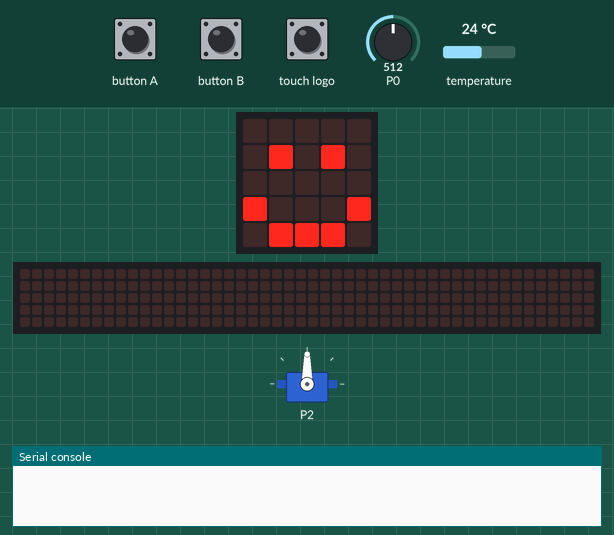
The program below on a simulated BBC micro:bit (MakeCode). Shown: the board's 5×5 LED display, servo, a strip that is not on the board, showing the scrolling text unrolled, the last lines printed to the serial console. Inputs (shaded band) come from the test bench; at power-on: P0 = 512, temperature 24 °C (analog values on the 0–1023 scale). The 48×5 strip is a reading aid, not a part: it shows the text the display is scrolling, unrolled, one strip-width of it at a time.

Above: at 1.7 s.
At 4.8 s:
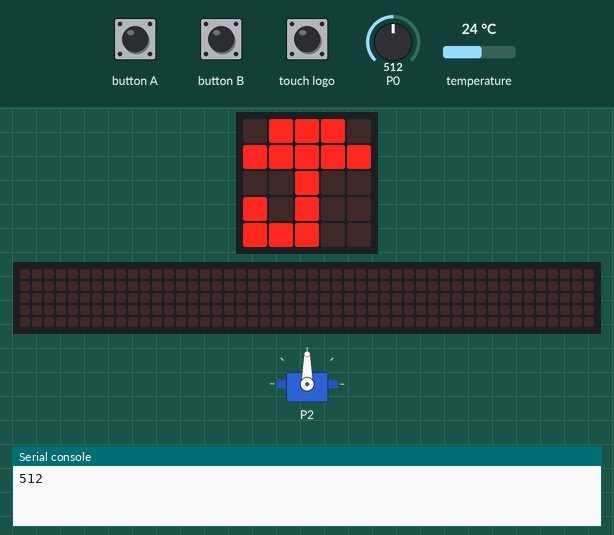
4.9 s: button B pressed for 0.15 s
At 5.12 s:
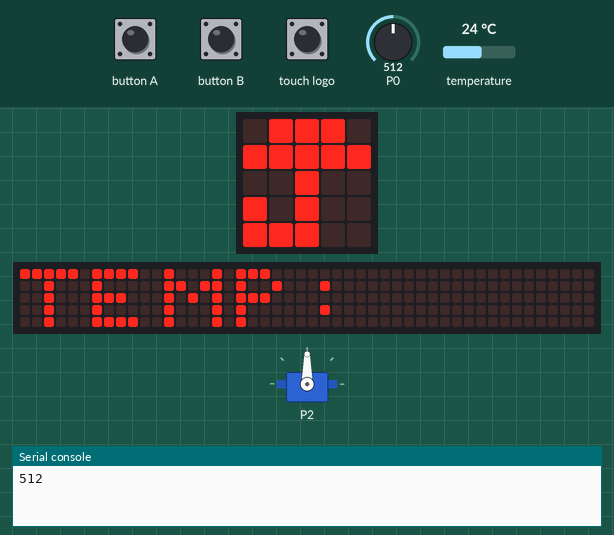
At 10.3 s:
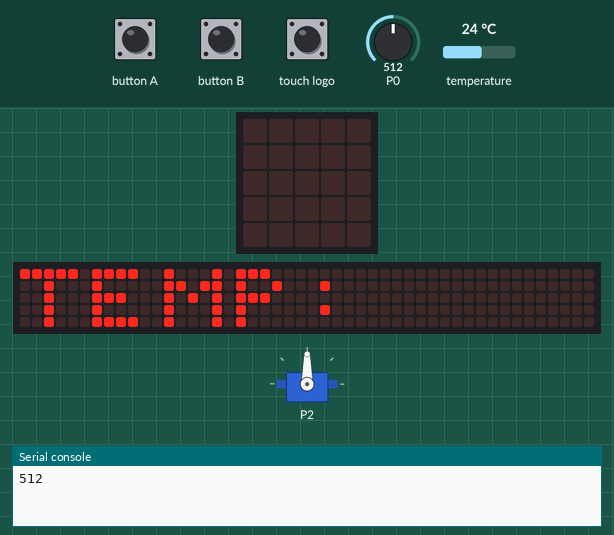
12.2 s: button A pressed for 0.15 s
12.9 s: button B pressed for 0.15 s
Timing chart, 0 to 15.9 s (numbered marks = the images above; inputs shaded):
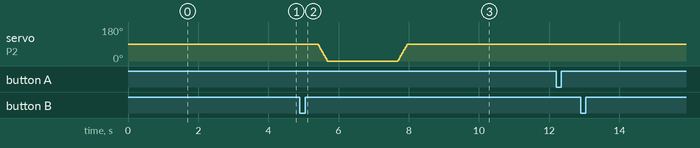

The program:

main.ts
```typescript
function Geschwindigkeitsaenderung (Startwinkel: number, Stoppwinkel: number, Verzoegerung: number) {
    for (let Zaehler = 0; Zaehler <= Math.abs(Stoppwinkel - Startwinkel); Zaehler++) {
        if (Stoppwinkel <= Startwinkel) {
            servos.P2.setAngle(Startwinkel - Zaehler)
        } else {
            servos.P2.setAngle(Startwinkel + Zaehler)
        }
        basic.pause(Verzoegerung)
    }
}
input.onLogoEvent(TouchButtonEvent.Pressed, function () {
    basic.showIcon(IconNames.Surprised)
    basic.pause(1000)
})
input.onButtonPressed(Button.A, function () {
    Sperre = 1
    pins.analogWritePin(AnalogPin.P1, 1023)
    basic.pause(200)
    Feuchtigkeit = pins.analogReadPin(AnalogPin.P0)
    pins.analogWritePin(AnalogPin.P1, 0)
    basic.showString("FEUCHTE:")
    basic.showNumber(Feuchtigkeit)
    basic.pause(1000)
    Sperre = 0
})
input.onButtonPressed(Button.B, function () {
    Sperre = 1
    Temperatur = input.temperature()
    basic.showString("TEMP:")
    basic.showNumber(Temperatur)
    basic.showString("GRAD CELSIUS")
    basic.pause(1000)
    Sperre = 0
})
let Temperatur = 0
let Feuchtigkeit = 0
let Sperre = 0
Sperre = 1
let Feuchtigkeitsschwellwert = 900
let Startwinkel = 0
let Stoppwinkel = 0
let Verzoegerung = 0
basic.showIcon(IconNames.Happy)
basic.pause(1000)
servos.P2.setAngle(90)
basic.pause(1000)
servos.P2.stop()
basic.pause(1000)
Sperre = 0
basic.forever(function () {
    if (!(Sperre)) {
        pins.analogWritePin(AnalogPin.P1, 1023)
        basic.pause(200)
        Feuchtigkeit = pins.analogReadPin(AnalogPin.P0)
        pins.analogWritePin(AnalogPin.P1, 0)
        led.plotBarGraph(
        Feuchtigkeit,
        1023
        )
        if (Feuchtigkeit < Feuchtigkeitsschwellwert) {
            basic.showIcon(IconNames.Umbrella)
            servos.P2.setAngle(90)
            basic.pause(1000)
            Geschwindigkeitsaenderung(90, 0, 3)
            basic.pause(2000)
            servos.P2.stop()
            Geschwindigkeitsaenderung(0, 90, 3)
            basic.pause(500)
            servos.P2.stop()
            basic.showIcon(IconNames.Heart)
            basic.pause(5000)
            led.plotBarGraph(
            Feuchtigkeit,
            1023
            )
        }
        basic.pause(5000)
    }
})
```

test.ts
```typescript
// Hier kann man Tests durchführen; diese Datei wird nicht kompiliert, wenn dieses Paket als Erweiterung verwendet wird.
```

Measured:
- after the input at 4.9 s, the display: changes after 0.15 s (image 2)
- what the display in image 3 shows lasts 0.8 s, from 9.7 s to 10.5 s
